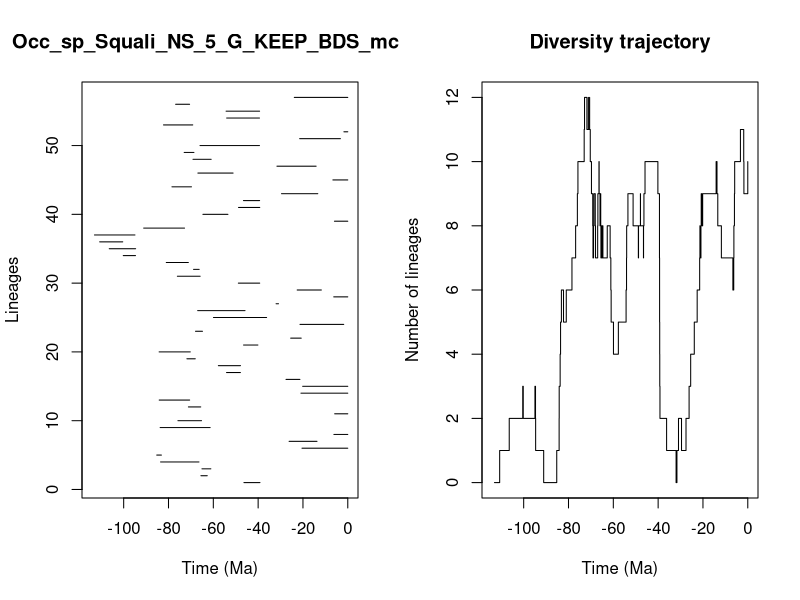

Reproduce this figure in R.


pdf(file='../Results/Species_NS/5_MA_bins_EP/pyrate_mcmc_logs/Occ_sp_Squali_NS_5_G_KEEP_BDS_mcmc_LTT.pdf',width=0.6*20, height=0.6*10)
title = "Occ_sp_Squali_NS_5_G_KEEP_BDS_mcmc"
ts=c(46.33962767500881, 65.53227319818185,65.06952191373979,83.53753859294524,85.24558628766154,20.434266886243073,26.18613065275139,6.198639420642388,83.72648884173083,75.7911735571739,5.8460102134591025,71.11653997363081,84.15138982320818,20.89792388673297,20.12945400263378,27.563982496143524,54.0996465904901,57.74821951629392,71.78447983033847,84.1808839981667,46.50701894434418,25.47989115532847,67.94319256377491,21.32653057937512,59.93606235250241,66.98092212191092,31.991208538963505,6.266834252056398,22.582226083954247,48.830583219287355,76.03998358280123,68.8157543281812,80.99349799403916,100.18824681409731,106.44459200601878,110.71300149644452,113.03524625934288,91.0733717866146,5.953530435053907,64.64566869445333,48.75458711373846,46.548848928586736,29.567537856842904,78.4572651887129,6.650509446385485,66.88653686990097,31.61058221927432,69.07286331729155,73.00369287926657,65.93736540498719,21.472148144725992,1.7280948822301028,82.22839362408811,54.04466684443076,54.30243266930105,76.8161378587567,23.870007059150605)
te=c(39.18355883541774, 62.70885008698786,61.10472323379129,66.40825220440229,83.16662418062081,0.0,13.733758734450719,0.0,61.419349825695306,65.2603655657549,0.0,65.61377265261456,70.56263301632391,0.0,0.0,21.35481279770335,47.90986800878888,47.87576366477123,68.05913241784586,70.28625475552869,40.114853716940026,20.776646235887362,64.83255209463373,1.8095013288691055,36.22445615238667,45.85360032943888,30.916413731226612,0.0,11.782121376810721,39.299299062778545,65.88219590402467,66.3225739609599,71.14723328060552,94.71887807086506,94.6625384671934,100.41922640748632,94.97113133786029,72.84663797925815,0.0,53.481482414072964,39.27267935273335,39.34463929568397,13.385718672210462,69.75634506166331,0.0,51.17379075886276,14.12358050691647,60.96778409453345,68.65170982907655,39.407442310043145,3.2837420177497822,0.0,69.17838082824618,39.410812631997494,39.35193509739779,70.59337704572557,0.0)
div_traj=c(0, 1,2,3,2,3,2,1,0,1,2,3,4,5,6,5,6,7,8,9,10,11,12,11,12,11,12,11,10,9,8,7,8,9,8,7,8,9,10,9,8,9,8,7,8,7,8,7,8,7,6,5,4,5,6,7,8,9,8,7,8,9,8,7,8,9,10,9,8,7,6,5,4,3,2,1,0,1,2,1,2,3,4,5,6,7,8,7,8,9,8,9,10,9,8,7,6,7,8,9,10,11,10,9,10)
time_events=c(113.03524625934288, 110.71300149644452,106.44459200601878,100.41922640748632,100.18824681409731,94.97113133786029,94.71887807086506,94.6625384671934,91.0733717866146,85.24558628766154,84.1808839981667,84.15138982320818,83.72648884173083,83.53753859294524,83.16662418062081,82.22839362408811,80.99349799403916,78.4572651887129,76.8161378587567,76.03998358280123,75.7911735571739,73.00369287926657,72.84663797925815,71.78447983033847,71.14723328060552,71.11653997363081,70.59337704572557,70.56263301632391,70.28625475552869,69.75634506166331,69.17838082824618,69.07286331729155,68.8157543281812,68.65170982907655,68.05913241784586,67.94319256377491,66.98092212191092,66.88653686990097,66.40825220440229,66.3225739609599,65.93736540498719,65.88219590402467,65.61377265261456,65.53227319818185,65.2603655657549,65.06952191373979,64.83255209463373,64.64566869445333,62.70885008698786,61.419349825695306,61.10472323379129,60.96778409453345,59.93606235250241,57.74821951629392,54.30243266930105,54.0996465904901,54.04466684443076,53.481482414072964,51.17379075886276,48.830583219287355,48.75458711373846,47.90986800878888,47.87576366477123,46.548848928586736,46.50701894434418,46.33962767500881,45.85360032943888,40.114853716940026,39.410812631997494,39.407442310043145,39.35193509739779,39.34463929568397,39.299299062778545,39.27267935273335,39.18355883541774,36.22445615238667,31.991208538963505,31.61058221927432,30.916413731226612,29.567537856842904,27.563982496143524,26.18613065275139,25.47989115532847,23.870007059150605,22.582226083954247,21.472148144725992,21.35481279770335,21.32653057937512,20.89792388673297,20.776646235887362,20.434266886243073,20.12945400263378,14.12358050691647,13.733758734450719,13.385718672210462,11.782121376810721,6.650509446385485,6.266834252056398,6.198639420642388,5.953530435053907,5.8460102134591025,3.2837420177497822,1.8095013288691055,1.7280948822301028,0.0)
                par(mfrow=c(1,2))
                L = length(ts)
                plot(ts, 1:L , xlim=c(-max(ts)-1,0), pch=20, type="n", main=title,xlab="Time (Ma)",ylab="Lineages")
                for (i in 1:L){segments(x0=-te[i],y0=i,x1=-ts[i],y1=i)}    
                t = -time_events
                plot(div_traj ~ t,type="s", main = "Diversity trajectory",xlab="Time (Ma)",ylab="Number of lineages",xlim=c(-max(ts)-1,0))
                abline(v=c(65,200,251,367,445),lty=2,col="gray")
                
